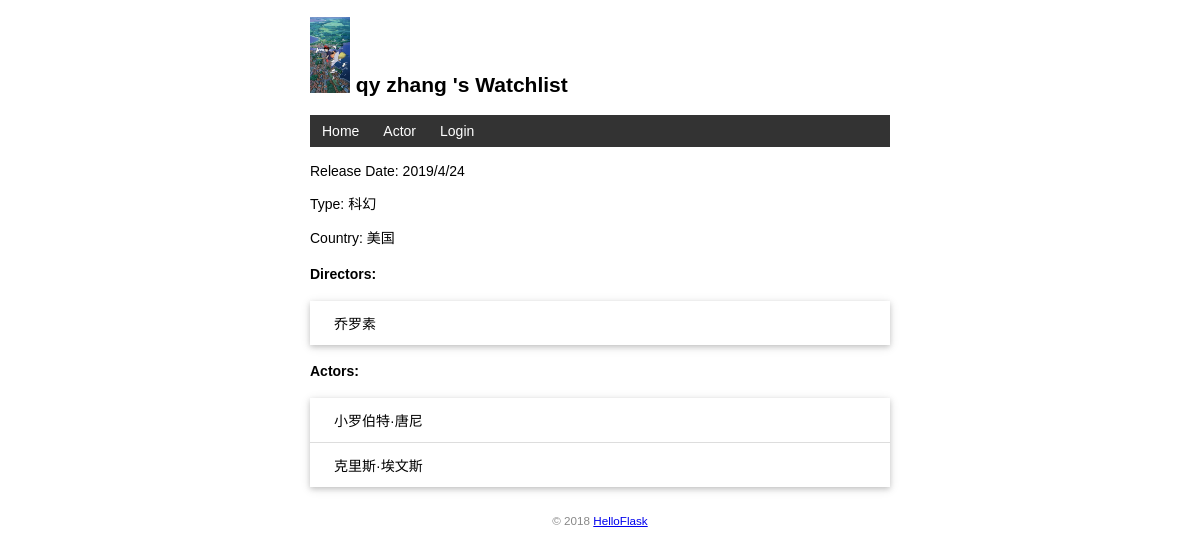
The app's page /movie/details/1004 with its own data.
### app.py (models this page shows, shortened)
class User(db.Model,UserMixin):
    id = db.Column(db.Integer, primary_key=True)
    name = db.Column(db.String(20))
    username = db.Column(db.String(20)) # 用户名
    password_hash = db.Column(db.String(128)) # 密码散列值

class Movie(db.Model):
    __tablename__ = 'movie_info'
    movie_id = db.Column(db.Integer, primary_key=True, autoincrement=True)
    movie_name = db.Column(db.String(20))
    release_date = db.Column(db.String(15))
    country = db.Column(db.String(20))
    movie_type = db.Column(db.String(10))
    release_year = db.Column(db.Integer)
    moviebox = db.relationship('MovieBox', back_populates='movies', uselist=False, cascade='all, delete-orphan')
    actors = db.relationship('Actor', secondary=movie_actor_association, back_populates='movie_actors')
    directors = db.relationship('Actor', secondary=movie_director_association, back_populates='movie_directs')

class Actor(db.Model):
    __tablename__ = 'actor_info'
    actor_id = db.Column(db.Integer, primary_key=True, autoincrement=True)
    actor_name = db.Column(db.String(20))
    gender = db.Column(db.String(2))
    country = db.Column(db.String(20))
    movie_actors = db.relationship('Movie', secondary=movie_actor_association)
    movie_directs = db.relationship('Movie', secondary=movie_director_association)

### app.py (the view)
@app.route('/movie/details/<int:movie_id>', methods=['GET', 'POST'])
def movie_details(movie_id):
    movie = Movie.query.get_or_404(movie_id)
    directors = movie.directors
    actors = movie.actors
    user = User.query.first() # 读取用户记录
    return render_template('movie_details.html', directors = directors, movie=movie, actors=actors,user=user)

### templates/movie_details.html (shortened to what this page needs)
{% extends 'base.html' %}
{% block content %}
  <p>Release Date: {{ movie.release_date }}</p>
  <p>Type: {{ movie.movie_type }}</p>
  <p>Country: {{ movie.country }}</p>
  <h4>Directors:</h4>
  <ul class="movie-list">
    {% for director in directors %}
      <li>{{ director.actor_name }}</li>
    {% endfor %}
  </ul>
  <h4>Actors:</h4>
  <ul class="movie-list">
    {% for actor in actors %}
      <li>{{ actor.actor_name }}</li>
    {% endfor %}
  </ul>
{% endblock %}

### templates/base.html (shortened to what this page needs)
<!DOCTYPE html>
<html lang="en">
<head>
	{% block head %}
	<link rel="stylesheet" href="{{ url_for('static', filename='style.css') }}" type="text/css">
	{% endblock %}
</head>
<body>
	<h2>
		<img alt="Avatar" class="avatar" src="{{ url_for('static', filename='images/qiqi.png') }}">
		{{user.username}} 's Watchlist
	</h2>
	<nav>
		<ul>
			<li><a href="{{ url_for('index') }}">Home</a></li>
			<li><a href="{{ url_for('actor') }}">Actor</a></li>
		{% if current_user.is_authenticated %}
			<li><a href="{{ url_for('settings') }}">Settings</a></li>
			<li><a href="{{ url_for('logout') }}">Logout</a></li>
		{% else %}
			<li><a href="{{ url_for('login') }}">Login</a></li>
		{% endif %}
		</ul>
	</nav>
	{% block content %}{% endblock %}
	<footer>
		<small>&copy; 2018 <a href="http://helloflask.com/tutorial">HelloFlask</a></small>
	</footer>
</body>
</html>

### static/style.css (style rules this page uses)
body { margin: auto; max-width: 580px; font-size: 14px; font-family: Helvetica, Arial, sans-serif; }
footer { color: #888; margin-top: 15px; text-align: center; padding: 10px; }
.avatar { width: 40px; }
.movie-list { list-style-type: none; padding: 0; margin-bottom: 10px; box-shadow: 0 2px 5px 0 rgba(0, 0, 0, 0.16), 0 2px 10px 0 rgba(0, 0, 0, 0.12); }
.movie-list li { padding: 12px 24px; border-bottom: 1px solid #ddd; }
.movie-list li:last-child { border-bottom:none; }
nav ul { list-style-type: none; margin: 0; padding: 0; overflow: hidden; background-color: #333; }
nav li { float: left; }
nav li a { display: block; color: white; text-align: center; padding: 8px 12px; text-decoration: none; }

### records on screen
User: username "qy zhang"
Movie: release_date "2019/4/24", movie_type "科幻", country "美国"
Actor: actor_name "乔罗素"
Actor: actor_name "小罗伯特·唐尼"
Actor: actor_name "克里斯·埃文斯"
